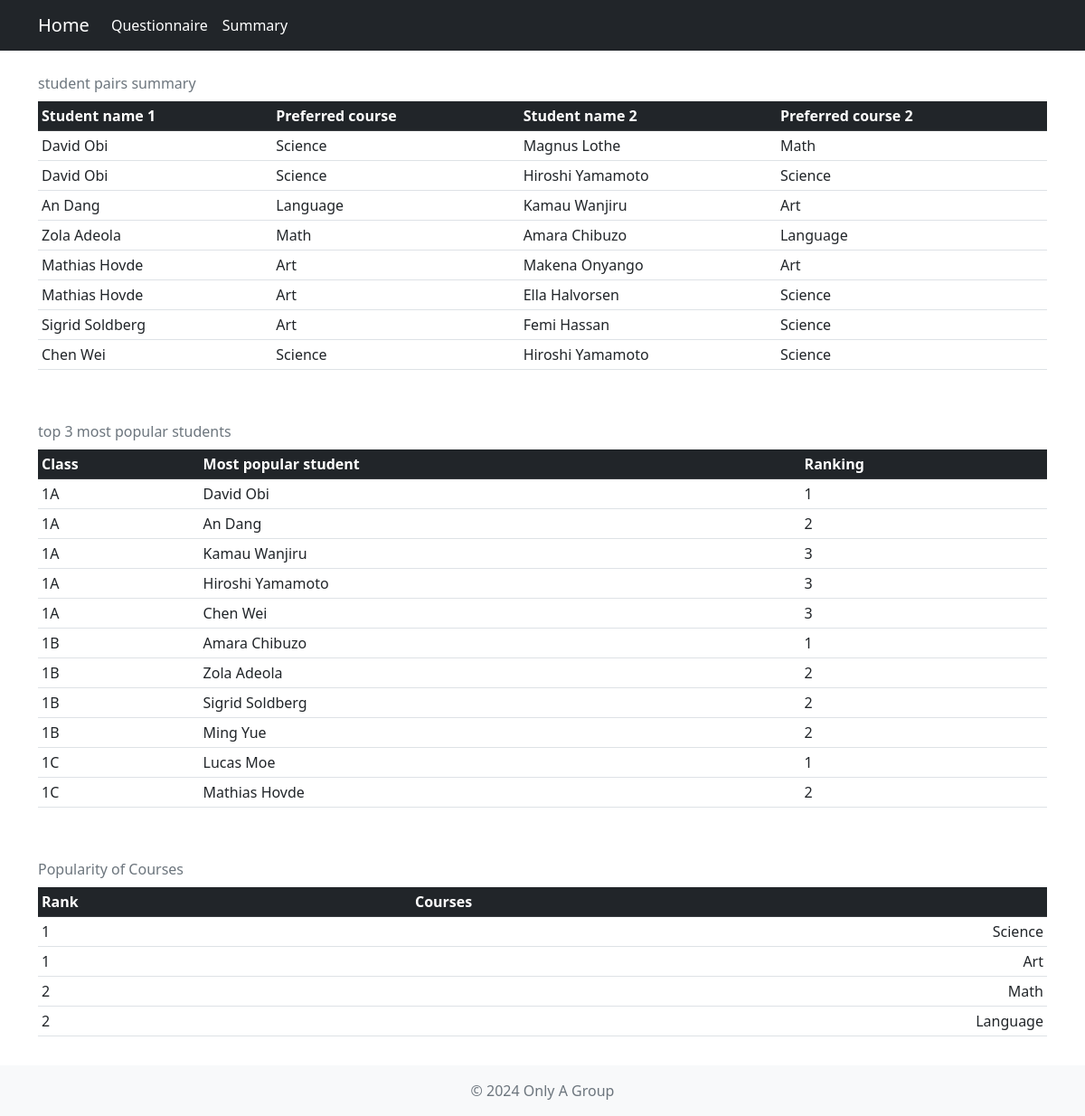
Page /summary on the committed database.
### tables this page shows
CREATE TABLE student
(
  student_name TEXT NOT NULL UNIQUE,
  student_id INTEGER NOT NULL PRIMARY KEY AUTOINCREMENT,
  class_id INTEGER NOT NULL,
  FOREIGN KEY (class_id) REFERENCES class(class_id)
);

CREATE TABLE course
(
  course_id INTEGER NOT NULL PRIMARY KEY AUTOINCREMENT,
  course_name TEXT NOT NULL UNIQUE
);

### app.py (the view)
@app.route('/summary')
def summary():
    cursor = get_db().cursor()
    cursor.execute(
        """
        SELECT s1.student_name, c1.course_name, s2.student_name AS preferred_student_name, c2.course_name AS preferred_student_preferred_course
        FROM (
            SELECT p1.student_id, p1.course_id, p2.student_id AS p2_student_id, p2.course_id AS p2_course_id
            FROM preference AS p1
            JOIN preference AS p2
            ON (p1.preferred_student_id_1=p2.student_id OR p1.preferred_student_id_2=p2.student_id OR p1.preferred_student_id_3=p2.student_id)
            AND (p1.student_id=p2.preferred_student_id_1 OR p1.student_id=p2.preferred_student_id_2 OR p1.student_id=p2.preferred_student_id_3)
            WHERE p1.student_id<p2.student_id
            ) AS a
        JOIN student s1 ON a.student_id=s1.student_id
        JOIN student s2 ON a.P2_student_id=s2.student_id
        JOIN course c1 ON a.course_id=c1.course_id
        JOIN course c2 ON a.p2_course_id=c2.course_id
         """
             )
    student_pairs=cursor.fetchall()
    cursor.execute(
        """
    SELECT class_name, student_name, ranking
    FROM(
        SELECT c.class_name, s.student_name, COUNT(*) AS counts, DENSE_RANK() OVER(PARTITION BY c.class_id ORDER BY COUNT(*) DESC) AS ranking
        FROM student s
        JOIN preference p ON p.preferred_student_id_1=s.student_id
        JOIN class c ON s.class_id=c.class_id
        GROUP BY class_name, student_name
        )
    WHERE ranking<=3

        """
    )
    popular_students=cursor.fetchall()
    cursor.execute(
        """
        SELECT DENSE_RANK() OVER (ORDER BY COUNT(*) DESC) AS rank, c.course_name
        FROM course c
        JOIN preference p ON c.course_id=p.course_id
        GROUP BY c.course_id, c.course_name
        ORDER BY COUNT(*) DESC
        """
    )
    popular_courses=cursor.fetchall()
    return render_template('summary.html', student_pairs=student_pairs, popular_students=popular_students, popular_courses=popular_courses)

### app.py (called while the page is built)
def get_db():
    if "db" not in g:
        g.db = sqlite3.connect(DATABASE)
        g.db.row_factory = sqlite3.Row  # Checks if database connection is open, if not opens new connection
        g.db.execute("PRAGMA foreign_keys=ON")
    return g.db

### templates/summary.html (shortened to what this page needs)
{% extends "template.html" %}
{% block main %}
<div class="container-lg my-3">
      <div class="table-responsive">
        <table class="table table-sm table-hover">
          <caption class="caption-top">student pairs summary</caption>
          <thead class="table-dark">
            <tr>
              <th scope="col">Student name 1</th>
              <th scope="col">Preferred course</th>
              <th scope="col">Student name 2</th>
              <th scope="col">Preferred course 2</th>
            </tr>
          </thead>
          <tbody>
            {% for row in student_pairs %}
            <tr>
              <td>{{ row['student_name'] }}</td>
              <td>{{ row['course_name']}}</td>
              <td>{{ row['preferred_student_name'] }}</td>
              <td>{{ row['preferred_student_preferred_course'] }}</td>
            </tr>
            {% endfor %}
          </tbody>
        </table>
      </div>
    </div>
    <div class="container-lg my-3">
      <div class="table-responsive">
        <table class="table table-sm table-hover">
          <caption class="caption-top">top 3 most popular students </caption>
          <thead class="table-dark">
            <tr>
              <th scope="col">Class</th>
              <th scope="col">Most popular student</th>
              <th scope="col">Ranking</th>
            </tr>
          </thead>
          <tbody>
            {% for row in popular_students %}
            <tr>
              <td>{{ row['class_name'] }}</td>
              <td >{{row['student_name'] }}</td>
              <td >{{row['ranking'] }}</td>
            </tr>
            {% endfor %}
          </tbody>
        </table>
      </div>
    </div>
    <div class="container-lg my-3">
      <div class="table-responsive">
        <table class="table table-sm table-hover">
          <caption class="caption-top">Popularity of Courses </caption>
          <thead class="table-dark">
            <tr>
              <th scope="col">Rank</th>
              <th scope="col">Courses</th>
            </tr>
          </thead>
          <tbody>
            {% for row in popular_courses %}
            <tr>
              <td>{{ row['rank'] }}</td>
              <td class="text-end">{{ row['course_name'] }}</td>
            </tr>
            {% endfor %}
          </tbody>
        </table>
      </div>
    </div>
{% endblock %}

### templates/template.html (shortened to what this page needs)
<!DOCTYPE html>
<html lang="en" class="h-100">
<head>
  <link href="https://cdn.jsdelivr.net/npm/bootstrap@5.2.3/dist/css/bootstrap.min.css" rel="stylesheet">
  <link rel="stylesheet" href="{{ url_for('static', filename='css/style.css') }}">
  <link rel="stylesheet" href="{{ url_for('static', filename='css/personal.css') }}">
</head>
<body class="d-flex flex-column h-100">
  <nav class="navbar navbar-expand-sm navbar-dark bg-dark">
    <div class="container-lg">
      <a class="navbar-brand" href="{{ url_for('home') }}">Home</a>
      <div class="collapse navbar-collapse" id="navbarNav">
        <ul class="navbar-nav">
          <li class="nav-item">
            <a class="nav-link text-white" href="{{ url_for('questionnaire') }}">Questionnaire</a>
          </li>
          <li class="nav-item">
            <a class="nav-link text-white" href="{{ url_for('summary') }}">Summary</a>
          </li>
        </ul>
      </div>
    </div>
  </nav>
  {% block main %}
  {% endblock %}
  <footer class="mt-auto py-3 bg-light">
    <div class="container-lg text-center text-muted">
      <span>&copy; 2024 Only A Group</span>
    </div>
  </footer>
</body>
</html>

### rows in the picture
student: student_name "David Obi", course_name "Science", preferred_student_name "Magnus Lothe", preferred_student_preferred_course "Math", preferred_student_name "Hiroshi Yamamoto", preferred_student_preferred_course "Science", class_name "1A", ranking "1"
student: student_name "An Dang", course_name "Language", preferred_student_name "Kamau Wanjiru", preferred_student_preferred_course "Art"
student: student_name "Zola Adeola", course_name "Math", preferred_student_name "Amara Chibuzo", preferred_student_preferred_course "Language", class_name "1B", ranking "2"
student: student_name "Mathias Hovde", course_name "Art", preferred_student_name "Makena Onyango", preferred_student_preferred_course "Art", preferred_student_name "Ella Halvorsen", preferred_student_preferred_course "Science"
student: student_name "Sigrid Soldberg", course_name "Art", preferred_student_name "Femi Hassan", preferred_student_preferred_course "Science", class_name "1B", ranking "2"
student: student_name "Chen Wei", course_name "Science", preferred_student_name "Hiroshi Yamamoto", preferred_student_preferred_course "Science"
student: class_name "1A", student_name "Kamau Wanjiru", ranking "3"
student: class_name "1A", student_name "Hiroshi Yamamoto", ranking "3"
student: class_name "1B", student_name "Amara Chibuzo", ranking "1"
student: class_name "1B", student_name "Ming Yue", ranking "2"
student: class_name "1C", student_name "Lucas Moe", ranking "1"
course: rank "1", course_name "Science"
course: rank "1", course_name "Art"
course: rank "2", course_name "Math"
course: rank "2", course_name "Language"

### other values in the picture
{{ row['class_name'] }} "1A" "1A" "1C"
{{ row['student_name'] }} "An Dang" "Chen Wei" "Mathias Hovde"
{{ row['ranking'] }} "2" "3" "2"
